Frame 1 (no input): blank canvas, image omitted
Frame 60 (no input): blank canvas, image omitted
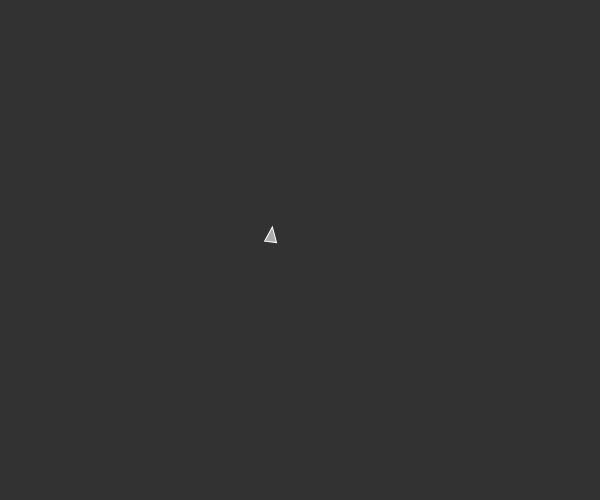
Frame 120 (the mouse pressed at the canvas centre since frame 60)

The p5.js sketch whose frames 1 and 60 were blank and that drew this single picture after the mouse press (run headless with seeded random() and noise() and a simulated clock; from frame 60 on, the mouse is pressed at the canvas centre):

// p5.js sketch
// ── sketch.js
let v;

function setup() {
  createCanvas(600, 500);

  v = new Vehicle(width / 2, height / 2, 15);
}

function draw() {
  background(50);

  let pos = createVector(mouseX, mouseY);
  v.seek(pos);

  v.update();
  v.display();
}

///// CLASS /////

class Vehicle {
  constructor(x = 0, y = 0, size = 1) {
    this.pos = createVector(x, y);
    this.vel = createVector(0, 0);
    this.acc = createVector(0, 0);
    this.size = size;
    this.mass = 1;
    //
    this.angle = 0;
    //
    this.maxSpeed = 5;
    this.maxSteerForce = 0.01;
  }
  seek(targetPos) {
    let desiredVec = p5.Vector.sub(targetPos, this.pos);
    desiredVec.normalize();
    desiredVec.mult(this.maxSpeed);

    let steerForce = p5.Vector.sub(desiredVec, this.vel);
    steerForce.normalize();
    steerForce.mult(this.maxSteerForce);

    this.applyForce(steerForce);
  }
  applyForce(f) {
    if (this.mass > 0) {
      let force = p5.Vector.div(f, this.mass);
      this.acc.add(force);
    }
  }
  update() {
    this.vel.add(this.acc);
    this.pos.add(this.vel);
    this.acc.mult(0);
    //
    this.angle = this.vel.heading();
  }
  display() {
    push();
    translate(this.pos.x, this.pos.y);
    rotate(this.angle);

    stroke(255);
    fill(255, 150);
    triangle(0, 0, -this.size, -this.size * 0.4, -this.size, this.size * 0.4);
    pop();
  }
}
